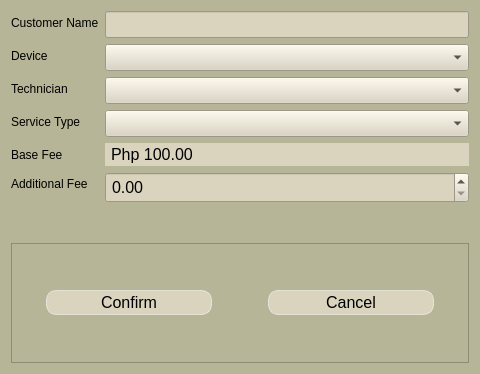
<?xml version="1.0" encoding="UTF-8"?>
<ui version="4.0">
 <class>ServiceDialog</class>
 <widget class="QDialog" name="ServiceDialog">
  <property name="geometry">
   <rect>
    <x>0</x>
    <y>0</y>
    <width>480</width>
    <height>374</height>
   </rect>
  </property>
  <property name="windowTitle">
   <string>Service</string>
  </property>
  <property name="styleSheet">
   <string notr="true">QWidget{
background-color:rgb(183, 181, 151);
}</string>
  </property>
  <layout class="QVBoxLayout" name="verticalLayout">
   <item>
    <layout class="QFormLayout" name="formLayout">
     <item row="0" column="0">
      <widget class="QLabel" name="label">
       <property name="styleSheet">
        <string notr="true">QLabel {
    font: 800;
    color: black; /* Sets the font color to black */
}
</string>
       </property>
       <property name="text">
        <string>Customer Name</string>
       </property>
      </widget>
     </item>
     <item row="0" column="1">
      <widget class="QLineEdit" name="customer">
       <property name="styleSheet">
        <string notr="true">QLineEdit{
background-color: rgb(218, 211, 190);
color: black;


font-size: 16px;
padding:2px;
text-align: center;


}

QLineEdit:hover {
background-color: rgba(255, 255, 255, 0.3);
}

</string>
       </property>
       <property name="maxLength">
        <number>50</number>
       </property>
      </widget>
     </item>
     <item row="1" column="0">
      <widget class="QLabel" name="label_2">
       <property name="styleSheet">
        <string notr="true">QLabel {
    font: 800;
    color: black; /* Sets the font color to black */
}
</string>
       </property>
       <property name="text">
        <string>Device</string>
       </property>
      </widget>
     </item>
     <item row="1" column="1">
      <widget class="QComboBox" name="device">
       <property name="styleSheet">
        <string notr="true">QComboBox{
background-color: rgb(218, 211, 190);
color: black;


font-size: 16px;
padding:2px;
text-align: center;


}

QComboBox:hover {
background-color: rgba(255, 255, 255, 0.3);
}

</string>
       </property>
      </widget>
     </item>
     <item row="2" column="0">
      <widget class="QLabel" name="label_3">
       <property name="styleSheet">
        <string notr="true">QLabel {
    font: 800;
    color: black; /* Sets the font color to black */
}
</string>
       </property>
       <property name="text">
        <string>Technician</string>
       </property>
      </widget>
     </item>
     <item row="2" column="1">
      <widget class="QComboBox" name="technician">
       <property name="styleSheet">
        <string notr="true">QComboBox{
background-color: rgb(218, 211, 190);
color: black;


font-size: 16px;
padding:2px;
text-align: center;


}

QComboBox:hover {
background-color: rgba(255, 255, 255, 0.3);
}

</string>
       </property>
      </widget>
     </item>
     <item row="3" column="0">
      <widget class="QLabel" name="label_4">
       <property name="styleSheet">
        <string notr="true">QLabel {
    font: 800;
    color: black; /* Sets the font color to black */
}
</string>
       </property>
       <property name="text">
        <string>Service Type</string>
       </property>
      </widget>
     </item>
     <item row="3" column="1">
      <widget class="QComboBox" name="serviceType">
       <property name="styleSheet">
        <string notr="true">QComboBox{
background-color: rgb(218, 211, 190);
color: black;


font-size: 16px;
padding:2px;
text-align: center;


}

QComboBox:hover {
background-color: rgba(255, 255, 255, 0.3);
}

</string>
       </property>
      </widget>
     </item>
     <item row="4" column="0">
      <widget class="QLabel" name="label_5">
       <property name="styleSheet">
        <string notr="true">QLabel {
    font: 800;
    color: black; /* Sets the font color to black */
}
</string>
       </property>
       <property name="text">
        <string>Base Fee</string>
       </property>
      </widget>
     </item>
     <item row="4" column="1">
      <widget class="QLabel" name="label_6">
       <property name="styleSheet">
        <string notr="true">QLabel{
background-color: rgb(218, 211, 190);
color: black;


font-size: 16px;
padding:2px;
text-align: center;


}

QLabel:hover {
background-color: rgba(255, 255, 255, 0.3);
}


</string>
       </property>
       <property name="text">
        <string>Php 100.00</string>
       </property>
      </widget>
     </item>
     <item row="5" column="0">
      <widget class="QLabel" name="label_7">
       <property name="styleSheet">
        <string notr="true">QLabel {
    font: 800;
    color: black; /* Sets the font color to black */
}
</string>
       </property>
       <property name="text">
        <string>Additional Fee</string>
       </property>
      </widget>
     </item>
     <item row="5" column="1">
      <widget class="QDoubleSpinBox" name="additionalFee">
       <property name="styleSheet">
        <string notr="true">QDoubleSpinBox{
background-color: rgb(218, 211, 190);
color: black;


font-size: 16px;
padding:2px;
text-align: center;


}

QDoubleSpinBox:hover {
background-color: rgba(255, 255, 255, 0.3);
}


</string>
       </property>
       <property name="maximum">
        <double>9999.989999999999782</double>
       </property>
      </widget>
     </item>
    </layout>
   </item>
   <item>
    <widget class="QFrame" name="frame">
     <property name="maximumSize">
      <size>
       <width>16777215</width>
       <height>120</height>
      </size>
     </property>
     <property name="frameShape">
      <enum>QFrame::StyledPanel</enum>
     </property>
     <property name="frameShadow">
      <enum>QFrame::Raised</enum>
     </property>
     <layout class="QHBoxLayout" name="horizontalLayout">
      <item>
       <widget class="QPushButton" name="confirm">
        <property name="styleSheet">
         <string notr="true">QPushButton{
background-color: rgb(218, 211, 190);

color: black;
border: 1px solid rgba(255, 255, 255, 0.5);
border-radius: 10px;
font-size: 16px;
padding:2px;
text-align: center;
margin-left: 25px;
margin-right:25px;
}

QPushButton:hover {
                    background-color: #2980b9; /* Darker blue on hover */
                }
                QPushButton:pressed {
                    background-color: #1f618d; /* Even darker blue when pressed */
                }</string>
        </property>
        <property name="text">
         <string>Confirm</string>
        </property>
       </widget>
      </item>
      <item>
       <widget class="QPushButton" name="cancel">
        <property name="styleSheet">
         <string notr="true">QPushButton{
background-color: rgb(218, 211, 190);

color: black;
border: 1px solid rgba(255, 255, 255, 0.5);
border-radius: 10px;
font-size: 16px;
padding:2px;
text-align: center;
margin-left: 25px;
margin-right:25px;
}

QPushButton:hover {
background-color: #e74c3c;
}

QPushButton:pressed {
background-color: #e74c3c;
}
</string>
        </property>
        <property name="text">
         <string>Cancel</string>
        </property>
       </widget>
      </item>
     </layout>
    </widget>
   </item>
  </layout>
 </widget>
 <resources/>
 <connections/>
</ui>
